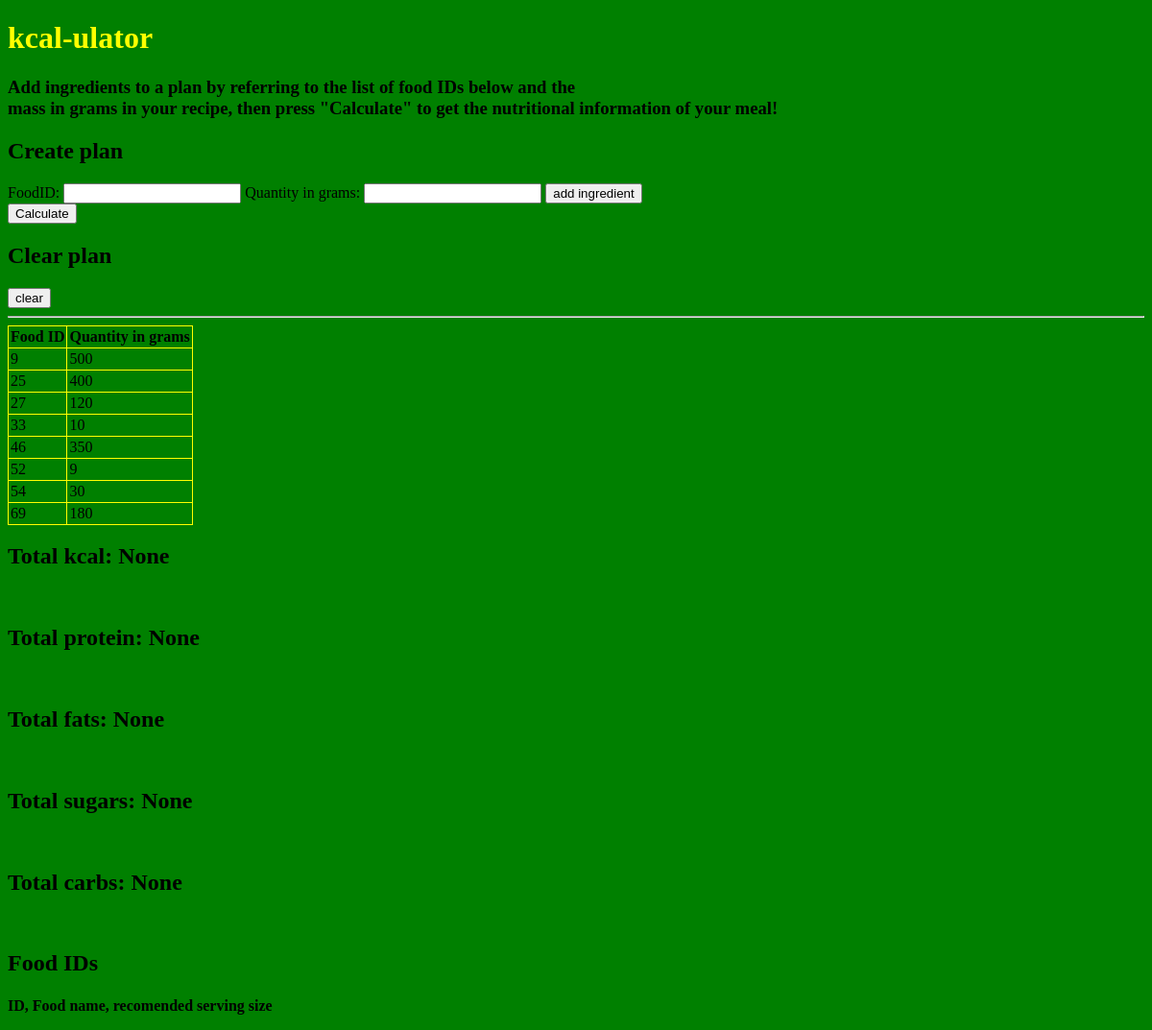
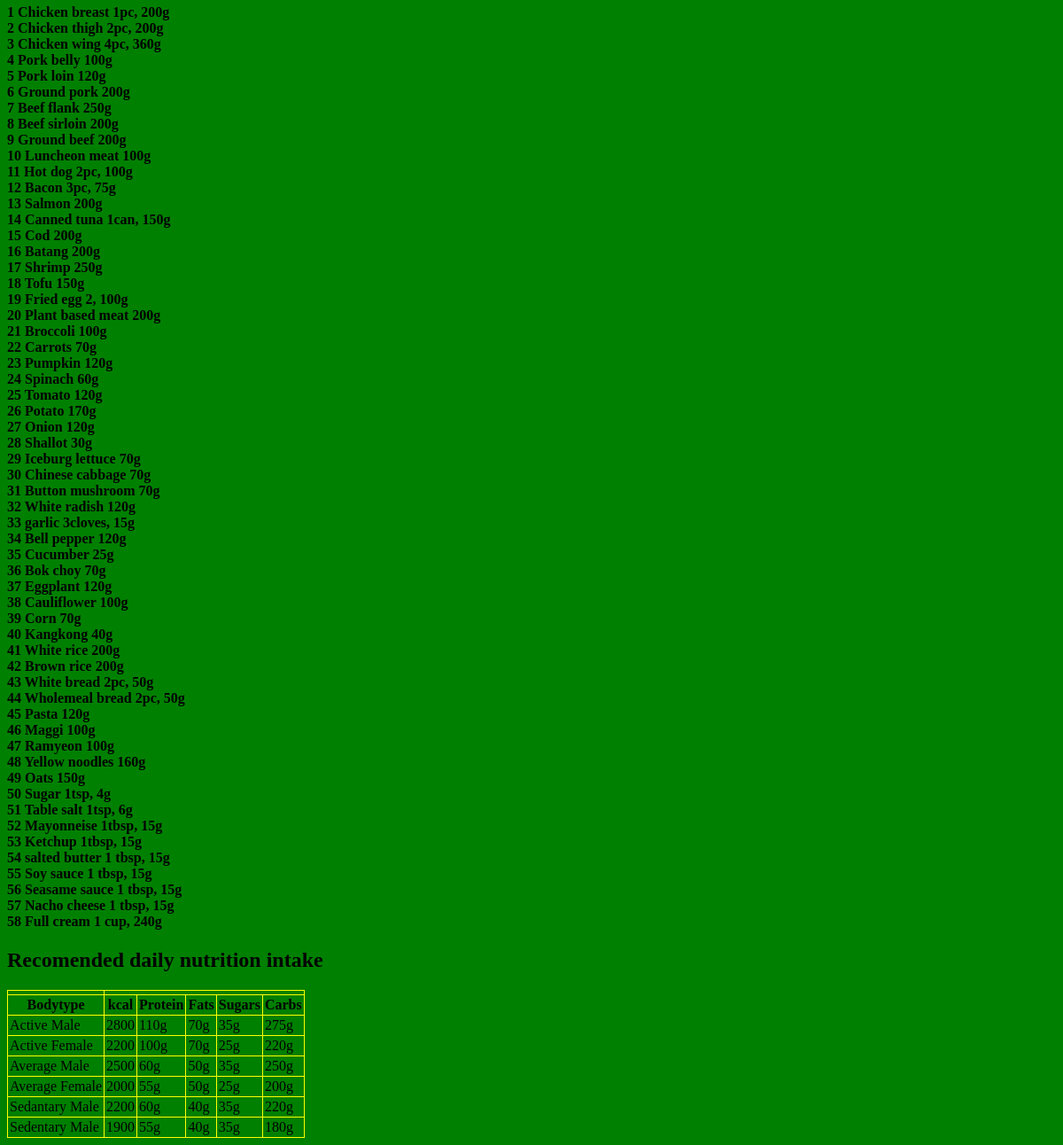
The page / on the database its author committed (2 pictures, top to bottom).
### tables this page shows
CREATE TABLE plan(
              rid INTEGER PRIMARY KEY,
              grams INTEGER,
              FOREIGN KEY(`rid`) REFERENCES `info`(`rid`));

### main.py (the view, shortened to what this page needs)
@app.route('/', methods = ['GET','POST'])
def home():
  recs = display_data()
  kcal = request.args.get('kcal')
  protein = request.args.get('protein')
  sugars = request.args.get('sugars')
  fats = request.args.get('fats')
  carbs = request.args.get('carbs')
  return render_template('index.html', recs=recs, kcal=kcal, protein=protein, sugars=sugars, fats=fats, carbs=carbs)

### main.py (called while the page is built)
def display_data():
  conn = sqlite3.connect('nutri.db')
  cur = conn.cursor()
  cur.execute("SELECT * FROM plan;")
  rows = cur.fetchall()
  conn.close()
  return rows

### templates/index.html
<!DOCTYPE html>
<html>
  <head>
    <link rel="stylesheet" href="{{ url_for('static', filename='style.css') }}" />
  </head>
  <body>
    <h1>kcal-ulator</h1>
	<h3>Add ingredients to a plan by referring to the list of food IDs below and the</br>mass in grams in your
	recipe, then press "Calculate" to get the nutritional information of your meal!</h3>
	<h2> Create plan</h2>
	<form action="/" method="post">
		<label> FoodID: </label>
		<input type="number" name="rid"/>
		<label> Quantity in grams: </label>
		<input type="number" name="grams"/>
		<input type="submit" value="add ingredient"/>
	</form>
	<form action="/calk" method="post">
        <input type="submit" value="Calculate">
    </form>
		<h2> Clear plan </h2>
	<form action="/delete" method="post">
		<input type="submit" value="clear"/>
	</form>
	<hr />
	<table>
	  <tr>
	    <th>Food ID</th>
		<th>Quantity in grams</th>
	  </tr>
	  {% for rec in recs %}
	    <tr>
		  <td>{{ rec[0] }}</td>
		  <td>{{ rec[1] }}</td>
		</tr>
	  {% endfor %}
	</table>
	<h2>Total kcal: {{ kcal }}</h2></br>
	<h2>Total protein: {{ protein }}</h2></br>
	<h2>Total fats: {{ fats }}</h2></br>
	<h2>Total sugars: {{ sugars }}</h2></br>
	<h2>Total carbs: {{ carbs }}</h2></br>
	<h2>Food IDs</h2>
	<h4>ID, Food name,    recomended serving size</h4>
    <h4>1	Chicken breast	1pc, 200g<br>
2	Chicken thigh	2pc, 200g<br>
3	Chicken wing	4pc, 360g<br>
4	Pork belly	100g<br>
5	Pork loin	120g<br>
6	Ground pork	200g<br>
7	Beef flank	250g<br>
8	Beef sirloin	200g<br>
9	Ground beef	200g<br>
10	Luncheon meat	100g<br>
11	Hot dog	2pc, 100g<br>
12	Bacon	3pc, 75g<br>
13	Salmon	200g<br>
14	Canned tuna	1can, 150g<br>
15	Cod	200g<br>
16	Batang	200g<br>
17	Shrimp	250g<br>
18	Tofu	150g<br>
19	Fried egg	2, 100g<br>
20	Plant based meat	200g<br>
21	Broccoli	100g<br>
22	Carrots	70g<br>
23	Pumpkin	120g<br>
24	Spinach	60g<br>
25	Tomato	120g<br>
26	Potato	170g<br>
27	Onion	120g<br>
28	Shallot	30g<br>
29	Iceburg lettuce	70g<br>
30	Chinese cabbage	70g<br>
31	Button mushroom	70g<br>
32	White radish	120g<br>
33	garlic	3cloves, 15g<br>
34	Bell pepper	120g<br>
35	Cucumber	25g<br>
36	Bok choy	70g<br>
37	Eggplant	120g<br>
38	Cauliflower	100g<br>
39	Corn	70g<br>
40	Kangkong	40g<br>
41	White rice	200g<br>
42	Brown rice	200g<br>
43	White bread	2pc, 50g<br>
44	Wholemeal bread	2pc, 50g<br>
45	Pasta	120g<br>
46	Maggi	100g<br>
47	Ramyeon	100g<br>
48	Yellow noodles	160g<br>
49	Oats	150g<br>
50	Sugar	1tsp, 4g<br>
51	Table salt	1tsp, 6g<br>
52	Mayonneise	1tbsp, 15g<br>
53 Ketchup	1tbsp, 15g<br>
54  salted butter	1 tbsp, 15g<br>
55 Soy sauce	1 tbsp, 15g<br>
56	Seasame sauce	1 tbsp, 15g<br>
57	Nacho cheese	1 tbsp, 15g<br>
58	Full cream	1 cup, 240g<br></h4>
<h2>
Recomended daily nutrition intake
</h2>
 <table>
        <th>
            <tr>
                <th>Bodytype</th>
                <th>kcal</th>
                <th>Protein</th>
				<th>Fats</th>
				<th>Sugars</th>
				<th>Carbs</th>
            </tr>
        </th>
        <tbody>
            <tr>
                <td>Active Male</td>
                <td>2800</td>
                <td>110g</td>
				<td>70g</td>
				<td>35g</td>
				<td>275g</td>
            </tr>
            <tr>
                <td>Active Female</td>
                <td>2200</td>
                <td>100g</td>
				<td>70g</td>
				<td>25g</td>
				<td>220g</td>
            </tr>
			<tr>
                <td>Average Male</td>
                <td>2500</td>
                <td>60g</td>
				<td>50g</td>
				<td>35g</td>
				<td>250g</td>
            </tr>
			<tr>
                <td>Average Female</td>
                <td>2000</td>
                <td>55g</td>
				<td>50g</td>
				<td>25g</td>
				<td>200g</td>
            </tr>
			<tr>
                <td>Sedantary Male</td>
                <td>2200</td>
                <td>60g</td>
				<td>40g</td>
				<td>35g</td>
				<td>220g</td>
            </tr>
			<tr>
                <td>Sedentary Male</td>
                <td>1900</td>
                <td>55g</td>
				<td>40g</td>
				<td>35g</td>
				<td>180g</td>
            </tr>
        </tbody>
    </table>
  </body>
</html>

### static/style.css (style rules this page uses)
h1 { color: yellow; }
table, th, td { border: 1px solid yellow; border-collapse: collapse; padding: 2px; }
body { background-color: green; }

### rows shown on the page
plan: rid "9", grams "500"
plan: rid "25", grams "400"
plan: rid "27", grams "120"
plan: rid "33", grams "10"
plan: rid "46", grams "350"
plan: rid "52", grams "9"
plan: rid "54", grams "30"
plan: rid "69", grams "180"

### other values the page prints
{{ kcal }} "None"
{{ protein }} "None"
{{ fats }} "None"
{{ sugars }} "None"
{{ carbs }} "None"
